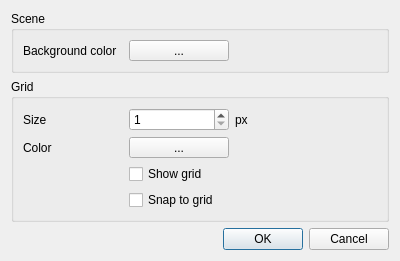
<?xml version="1.0" encoding="UTF-8"?>
<ui version="4.0">
 <class>CSceneOptionsDialog</class>
 <widget class="QDialog" name="CSceneOptionsDialog">
  <property name="geometry">
   <rect>
    <x>0</x>
    <y>0</y>
    <width>400</width>
    <height>249</height>
   </rect>
  </property>
  <property name="windowTitle">
   <string>Scene Options</string>
  </property>
  <layout class="QVBoxLayout" name="verticalLayout">
   <item>
    <widget class="QGroupBox" name="groupBox">
     <property name="title">
      <string>Scene</string>
     </property>
     <property name="flat">
      <bool>true</bool>
     </property>
     <layout class="QFormLayout" name="formLayout">
      <property name="fieldGrowthPolicy">
       <enum>QFormLayout::FieldsStayAtSizeHint</enum>
      </property>
      <item row="0" column="0">
       <widget class="QLabel" name="label_4">
        <property name="minimumSize">
         <size>
          <width>100</width>
          <height>0</height>
         </size>
        </property>
        <property name="text">
         <string>Background color</string>
        </property>
       </widget>
      </item>
      <item row="0" column="1">
       <widget class="QSint::ColorButton" name="BackgroundColor">
        <property name="sizePolicy">
         <sizepolicy hsizetype="Preferred" vsizetype="Fixed">
          <horstretch>0</horstretch>
          <verstretch>0</verstretch>
         </sizepolicy>
        </property>
        <property name="minimumSize">
         <size>
          <width>100</width>
          <height>0</height>
         </size>
        </property>
        <property name="text">
         <string>...</string>
        </property>
        <property name="popupMode">
         <enum>QToolButton::InstantPopup</enum>
        </property>
        <property name="toolButtonStyle">
         <enum>Qt::ToolButtonTextBesideIcon</enum>
        </property>
        <property name="arrowType">
         <enum>Qt::NoArrow</enum>
        </property>
       </widget>
      </item>
     </layout>
    </widget>
   </item>
   <item>
    <widget class="QGroupBox" name="groupBox_2">
     <property name="title">
      <string>Grid</string>
     </property>
     <property name="flat">
      <bool>true</bool>
     </property>
     <layout class="QFormLayout" name="formLayout_2">
      <property name="fieldGrowthPolicy">
       <enum>QFormLayout::FieldsStayAtSizeHint</enum>
      </property>
      <item row="0" column="0">
       <widget class="QLabel" name="label">
        <property name="minimumSize">
         <size>
          <width>100</width>
          <height>0</height>
         </size>
        </property>
        <property name="text">
         <string>Size</string>
        </property>
       </widget>
      </item>
      <item row="0" column="1">
       <layout class="QHBoxLayout" name="horizontalLayout">
        <item>
         <widget class="QSpinBox" name="GridSize">
          <property name="sizePolicy">
           <sizepolicy hsizetype="Preferred" vsizetype="Fixed">
            <horstretch>0</horstretch>
            <verstretch>0</verstretch>
           </sizepolicy>
          </property>
          <property name="minimumSize">
           <size>
            <width>100</width>
            <height>0</height>
           </size>
          </property>
          <property name="minimum">
           <number>1</number>
          </property>
          <property name="maximum">
           <number>40</number>
          </property>
         </widget>
        </item>
        <item>
         <widget class="QLabel" name="label_2">
          <property name="text">
           <string>px</string>
          </property>
         </widget>
        </item>
       </layout>
      </item>
      <item row="2" column="0">
       <widget class="QLabel" name="label_3">
        <property name="minimumSize">
         <size>
          <width>100</width>
          <height>0</height>
         </size>
        </property>
        <property name="text">
         <string>Color</string>
        </property>
       </widget>
      </item>
      <item row="2" column="1">
       <widget class="QSint::ColorButton" name="GridColor">
        <property name="sizePolicy">
         <sizepolicy hsizetype="Preferred" vsizetype="Fixed">
          <horstretch>0</horstretch>
          <verstretch>0</verstretch>
         </sizepolicy>
        </property>
        <property name="minimumSize">
         <size>
          <width>100</width>
          <height>0</height>
         </size>
        </property>
        <property name="text">
         <string>...</string>
        </property>
        <property name="popupMode">
         <enum>QToolButton::InstantPopup</enum>
        </property>
        <property name="toolButtonStyle">
         <enum>Qt::ToolButtonTextBesideIcon</enum>
        </property>
        <property name="arrowType">
         <enum>Qt::NoArrow</enum>
        </property>
       </widget>
      </item>
      <item row="4" column="1">
       <widget class="QCheckBox" name="GridSnap">
        <property name="text">
         <string>Snap to grid</string>
        </property>
       </widget>
      </item>
      <item row="3" column="1">
       <widget class="QCheckBox" name="GridVisible">
        <property name="text">
         <string>Show grid</string>
        </property>
       </widget>
      </item>
     </layout>
    </widget>
   </item>
   <item>
    <spacer name="verticalSpacer">
     <property name="orientation">
      <enum>Qt::Vertical</enum>
     </property>
     <property name="sizeHint" stdset="0">
      <size>
       <width>20</width>
       <height>40</height>
      </size>
     </property>
    </spacer>
   </item>
   <item>
    <widget class="QDialogButtonBox" name="buttonBox">
     <property name="orientation">
      <enum>Qt::Horizontal</enum>
     </property>
     <property name="standardButtons">
      <set>QDialogButtonBox::Cancel|QDialogButtonBox::Ok</set>
     </property>
    </widget>
   </item>
  </layout>
 </widget>
 <customwidgets>
  <customwidget>
   <class>QSint::ColorButton</class>
   <extends>QToolButton</extends>
   <header>3rdParty/colorbutton.h</header>
  </customwidget>
 </customwidgets>
 <tabstops>
  <tabstop>BackgroundColor</tabstop>
  <tabstop>GridSize</tabstop>
  <tabstop>GridColor</tabstop>
  <tabstop>GridVisible</tabstop>
  <tabstop>GridSnap</tabstop>
 </tabstops>
 <resources/>
 <connections>
  <connection>
   <sender>buttonBox</sender>
   <signal>accepted()</signal>
   <receiver>CSceneOptionsDialog</receiver>
   <slot>accept()</slot>
   <hints>
    <hint type="sourcelabel">
     <x>248</x>
     <y>254</y>
    </hint>
    <hint type="destinationlabel">
     <x>157</x>
     <y>274</y>
    </hint>
   </hints>
  </connection>
  <connection>
   <sender>buttonBox</sender>
   <signal>rejected()</signal>
   <receiver>CSceneOptionsDialog</receiver>
   <slot>reject()</slot>
   <hints>
    <hint type="sourcelabel">
     <x>316</x>
     <y>260</y>
    </hint>
    <hint type="destinationlabel">
     <x>286</x>
     <y>274</y>
    </hint>
   </hints>
  </connection>
 </connections>
</ui>
